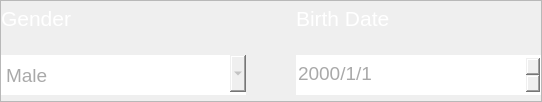
           <widget class="QFrame" name="frame_3">
            <property name="minimumSize">
             <size>
              <width>0</width>
              <height>100</height>
             </size>
            </property>
            <property name="styleSheet">
             <string notr="true"/>
            </property>
            <property name="frameShape">
             <enum>QFrame::StyledPanel</enum>
            </property>
            <property name="frameShadow">
             <enum>QFrame::Raised</enum>
            </property>
            <layout class="QHBoxLayout" name="horizontalLayout_8">
             <property name="spacing">
              <number>50</number>
             </property>
             <property name="leftMargin">
              <number>0</number>
             </property>
             <property name="topMargin">
              <number>0</number>
             </property>
             <property name="rightMargin">
              <number>0</number>
             </property>
             <property name="bottomMargin">
              <number>0</number>
             </property>
             <item>
              <widget class="QFrame" name="frame_9">
               <property name="minimumSize">
                <size>
                 <width>0</width>
                 <height>100</height>
                </size>
               </property>
               <property name="maximumSize">
                <size>
                 <width>245</width>
                 <height>100</height>
                </size>
               </property>
               <property name="styleSheet">
                <string notr="true">border: none;</string>
               </property>
               <property name="frameShape">
                <enum>QFrame::StyledPanel</enum>
               </property>
               <property name="frameShadow">
                <enum>QFrame::Raised</enum>
               </property>
               <layout class="QHBoxLayout" name="horizontalLayout_10">
                <property name="spacing">
                 <number>0</number>
                </property>
                <property name="leftMargin">
                 <number>0</number>
                </property>
                <property name="topMargin">
                 <number>0</number>
                </property>
                <property name="rightMargin">
                 <number>0</number>
                </property>
                <property name="bottomMargin">
                 <number>0</number>
                </property>
                <item>
                 <widget class="QFrame" name="frame_11">
                  <property name="minimumSize">
                   <size>
                    <width>245</width>
                    <height>0</height>
                   </size>
                  </property>
                  <property name="maximumSize">
                   <size>
                    <width>245</width>
                    <height>16777215</height>
                   </size>
                  </property>
                  <property name="styleSheet">
                   <string notr="true"/>
                  </property>
                  <property name="frameShape">
                   <enum>QFrame::StyledPanel</enum>
                  </property>
                  <property name="frameShadow">
                   <enum>QFrame::Raised</enum>
                  </property>
                  <layout class="QVBoxLayout" name="verticalLayout_31">
                   <property name="spacing">
                    <number>20</number>
                   </property>
                   <property name="leftMargin">
                    <number>0</number>
                   </property>
                   <property name="topMargin">
                    <number>0</number>
                   </property>
                   <property name="rightMargin">
                    <number>0</number>
                   </property>
                   <property name="bottomMargin">
                    <number>0</number>
                   </property>
                   <item>
                    <widget class="QLabel" name="label_28">
                     <property name="minimumSize">
                      <size>
                       <width>144</width>
                       <height>22</height>
                      </size>
                     </property>
                     <property name="maximumSize">
                      <size>
                       <width>144</width>
                       <height>22</height>
                      </size>
                     </property>
                     <property name="font">
                      <font>
                       <pointsize>16</pointsize>
                      </font>
                     </property>
                     <property name="styleSheet">
                      <string notr="true">
color: #FFFFFF;</string>
                     </property>
                     <property name="text">
                      <string>Gender</string>
                     </property>
                    </widget>
                   </item>
                   <item>
                    <widget class="QComboBox" name="comboBox_2">
                     <property name="minimumSize">
                      <size>
                       <width>0</width>
                       <height>40</height>
                      </size>
                     </property>
                     <property name="font">
                      <font>
                       <pointsize>14</pointsize>
                      </font>
                     </property>
                     <property name="cursor">
                      <cursorShape>PointingHandCursor</cursorShape>
                     </property>
                     <property name="styleSheet">
                      <string notr="true"> QComboBox {
        border-width: 3px; border-style: solid; border-color:white;border-top-style:none;
border-left-style:none; border-right-style:none;
color: #A9A9A9;
    }
    QComboBox:hover {
		
    }</string>
                     </property>
                     <item>
                      <property name="text">
                       <string>Male</string>
                      </property>
                     </item>
                     <item>
                      <property name="text">
                       <string>Female</string>
                      </property>
                     </item>
                    </widget>
                   </item>
                  </layout>
                 </widget>
                </item>
               </layout>
              </widget>
             </item>
             <item>
              <widget class="QFrame" name="frame_8">
               <property name="minimumSize">
                <size>
                 <width>0</width>
                 <height>100</height>
                </size>
               </property>
               <property name="maximumSize">
                <size>
                 <width>245</width>
                 <height>100</height>
                </size>
               </property>
               <property name="styleSheet">
                <string notr="true">border: none;</string>
               </property>
               <property name="frameShape">
                <enum>QFrame::StyledPanel</enum>
               </property>
               <property name="frameShadow">
                <enum>QFrame::Raised</enum>
               </property>
               <layout class="QHBoxLayout" name="horizontalLayout_7">
                <property name="spacing">
                 <number>0</number>
                </property>
                <property name="leftMargin">
                 <number>0</number>
                </property>
                <property name="topMargin">
                 <number>0</number>
                </property>
                <property name="rightMargin">
                 <number>0</number>
                </property>
                <property name="bottomMargin">
                 <number>0</number>
                </property>
                <item>
                 <widget class="QFrame" name="frame_14">
                  <property name="minimumSize">
                   <size>
                    <width>245</width>
                    <height>0</height>
                   </size>
                  </property>
                  <property name="maximumSize">
                   <size>
                    <width>245</width>
                    <height>16777215</height>
                   </size>
                  </property>
                  <property name="styleSheet">
                   <string notr="true"/>
                  </property>
                  <property name="frameShape">
                   <enum>QFrame::StyledPanel</enum>
                  </property>
                  <property name="frameShadow">
                   <enum>QFrame::Raised</enum>
                  </property>
                  <layout class="QVBoxLayout" name="verticalLayout_33">
                   <property name="spacing">
                    <number>20</number>
                   </property>
                   <property name="leftMargin">
                    <number>0</number>
                   </property>
                   <property name="topMargin">
                    <number>0</number>
                   </property>
                   <property name="rightMargin">
                    <number>0</number>
                   </property>
                   <property name="bottomMargin">
                    <number>0</number>
                   </property>
                   <item>
                    <widget class="QLabel" name="label_34">
                     <property name="minimumSize">
                      <size>
                       <width>144</width>
                       <height>22</height>
                      </size>
                     </property>
                     <property name="maximumSize">
                      <size>
                       <width>144</width>
                       <height>22</height>
                      </size>
                     </property>
                     <property name="font">
                      <font>
                       <pointsize>16</pointsize>
                      </font>
                     </property>
                     <property name="styleSheet">
                      <string notr="true">
color: #FFFFFF;</string>
                     </property>
                     <property name="text">
                      <string>Birth Date</string>
                     </property>
                    </widget>
                   </item>
                   <item>
                    <widget class="QDateEdit" name="dateEdit">
                     <property name="minimumSize">
                      <size>
                       <width>0</width>
                       <height>40</height>
                      </size>
                     </property>
                     <property name="font">
                      <font>
                       <pointsize>14</pointsize>
                      </font>
                     </property>
                     <property name="styleSheet">
                      <string notr="true"> border-width: 3px; border-style: solid; border-color:white;border-top-style:none;
border-left-style:none; border-right-style:none;
color: #A9A9A9;
font-size: 14pt;</string>
                     </property>
                     <property name="displayFormat">
                      <string>yyyy/M/d</string>
                     </property>
                    </widget>
                   </item>
                  </layout>
                 </widget>
                </item>
               </layout>
              </widget>
             </item>
            </layout>
           </widget>
